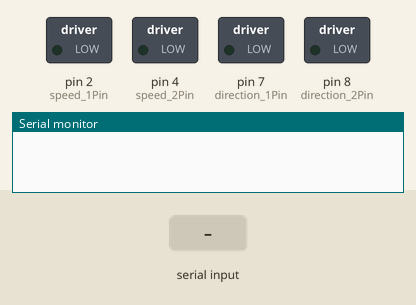
Simulated run of this sketch. Board: Arduino Uno, built with avr-gcc and run on an emulated ATmega328P. On the bench: switched loads named in the sketch (green lamp = pin HIGH), the last lines printed to the serial monitor. The inputs (shaded band) are chosen by the test bench.

Above: at 1.2 s.
1.3 s: "A1\n" received over Serial
At 1.9 s:
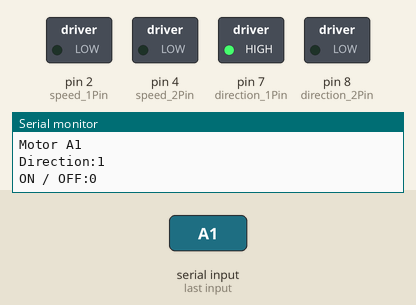
2.8 s: "A2\n" received over Serial
At 3.1 s:
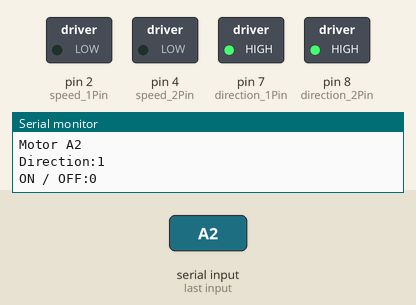
Timing chart, 0 to 5.8 s (numbered marks = the images above; inputs shaded):
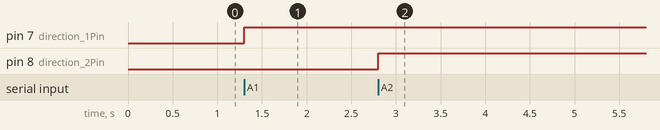

Measured:
- after the input at 1.3 s, pin 7 (direction_1Pin): LOW → HIGH at once
- after the input at 2.8 s, pin 8 (direction_2Pin): LOW → HIGH at once

The sketch:

P3_Motores.ino
```cpp
//const int analogInPin = A0;  // Analog input pin
const int speed_1Pin = 2;
const int speed_2Pin = 4;
const int direction_1Pin = 7; // Digital output pin
const int direction_2Pin = 8; // Digital output pin

int speedValue = 0;
int directionValue = 0;
String option;              // instructioón value

void setup() {
  // initialize serial communications at 9600 bps:
  Serial.begin(9600);
  // pinMode
  pinMode(speed_1Pin, OUTPUT);
  pinMode(direction_1Pin, OUTPUT);
  pinMode(speed_2Pin, OUTPUT);
  pinMode(direction_2Pin, OUTPUT);
}

void loop() {
 int directionPin;
 int speedPin;
  if (Serial.available()>0){
    // Read instruction ...
    option=Serial.readStringUntil('\n');
    //int posicion = cadena.indexOf(aBuscar) --- Find index position un String
    if (option.indexOf("A1") >= 0) { //Motor A1 instruction
      directionPin = direction_1Pin;
      speedPin = speed_1Pin;
      Serial.println("Motor A1");
    }
    else if(option.indexOf("A2") >= 0) { //Motor A2 instruction
      directionPin = direction_2Pin;
      speedPin = speed_2Pin;
      Serial.println("Motor A2");
    }

    speedValue = on_offFunction(option);
    directionValue = turnFunction(option);

    digitalWrite(directionPin, directionValue);
    digitalWrite(speedPin, speedValue);

    Serial.print("Direction:");
    Serial.println(directionValue);

    Serial.print("ON / OFF:");
    Serial.println(speedValue);
    delay (2);
  }
}

int turnFunction(String instruct){

    if (instruct.indexOf("left") >= 0 ) {
      return 0;
    }
    else if(instruct.indexOf("rigth") >= 0 ) {
      return 1;
    }
  }

int on_offFunction(String instruct){

    if (instruct.indexOf("on") >= 0 ) {
      return 1;
    }
    else if(instruct.indexOf("off") >= 0 ) {
      return 0;
    }
  }
```
